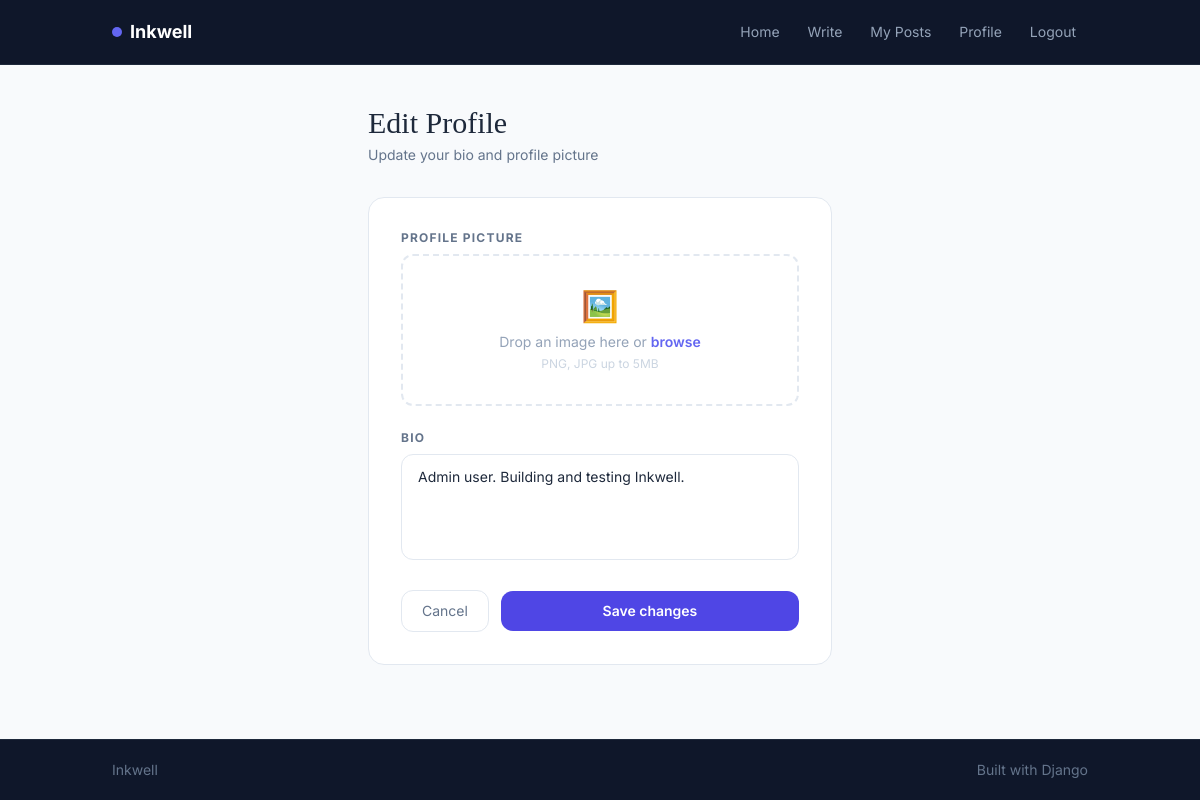
The page /profile/edit/ (signed in) on the database as committed earlier.
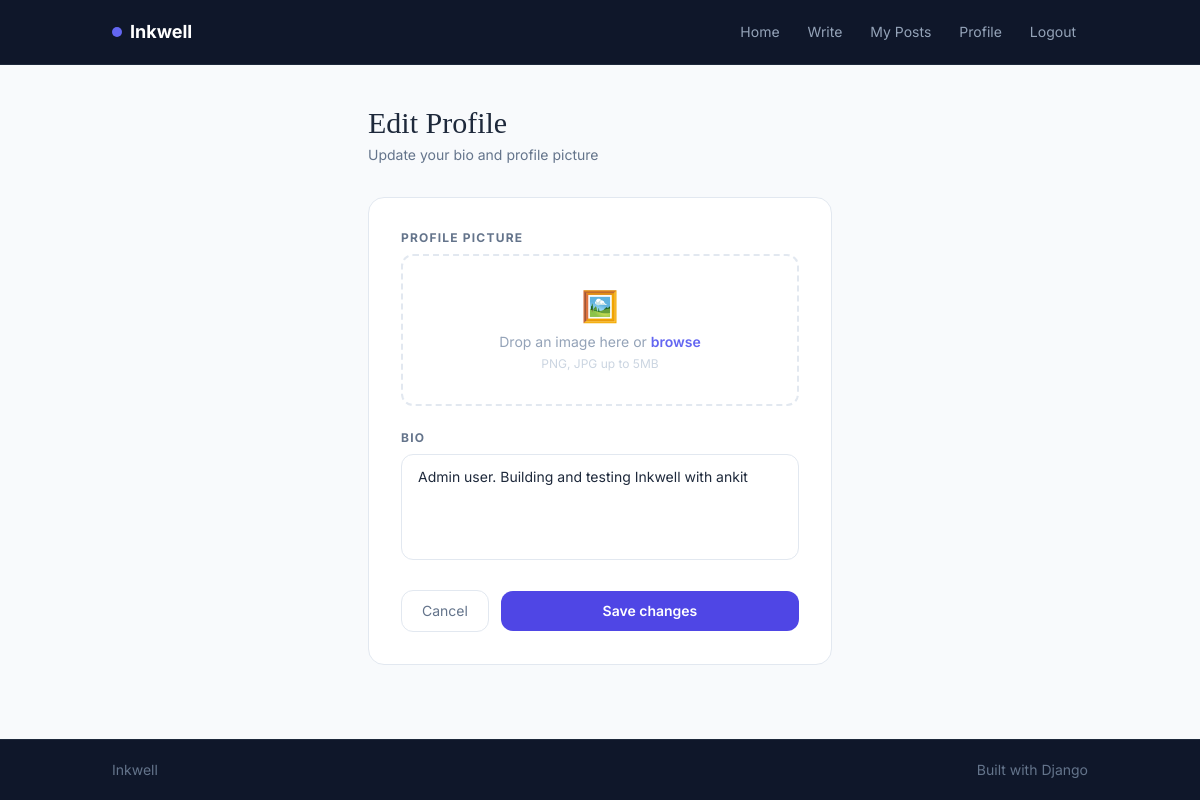
The same page on the database as committed later.
### blog/models.py (models this page shows, shortened)
class UserProfile(models.Model):
    user = models.OneToOneField(User, on_delete=models.CASCADE, related_name='profile')
    bio = models.TextField(blank=True)
    profile_picture = models.ImageField(upload_to='profiles/', blank=True, null=True)

### blog/views.py (the view)
# urls.py: path('profile/edit/', views.profile_edit, name='profile_edit'),
@login_required(login_url='login')
def profile_edit(request):
    profile, created = UserProfile.objects.get_or_create(user=request.user)
    form = UserProfileForm(instance=profile)
    if request.method == 'POST':
        form = UserProfileForm(request.POST, request.FILES, instance=profile)
        if form.is_valid():
            form.save()
            messages.success(request, 'Profile updated successfully!')
            return redirect('profile', username=request.user.username)
    return render(request, 'blog/profile_edit.html', {'form': form})

### blog/forms.py
class UserProfileForm(forms.ModelForm):
    class Meta:
        model = UserProfile
        fields = ['bio', 'profile_picture']

### blog/templates/blog/profile_edit.html (shortened to what this page needs)
{% extends 'blog/base.html' %}
{% block content %}
<div class="max-w-lg mx-auto px-6 py-10">
    <div class="mb-8">
        <h1 class="text-3xl text-slate-800 mb-1">Edit Profile</h1>
        <p class="text-slate-500 text-sm">Update your bio and profile picture</p>
    </div>
    <div class="bg-white border border-slate-200 rounded-2xl p-8">
        <form method="POST" enctype="multipart/form-data">
            <div class="mb-6">
                <label class="block text-xs font-bold text-slate-500 uppercase tracking-widest mb-2">
                    Profile Picture
                </label>
                <div class="border-2 border-dashed border-slate-200 rounded-xl p-8 text-center hover:border-indigo-400 hover:bg-indigo-50/30 transition-all cursor-pointer"
                     onclick="document.getElementById('picture-input').click()">
                    <div class="text-3xl mb-2">🖼️</div>
                    <p class="text-sm text-slate-400">
                        Drop an image here or
                        <span class="text-indigo-500 font-semibold">browse</span>
                    </p>
                    <p class="text-xs text-slate-300 mt-1">PNG, JPG up to 5MB</p>
                </div>
            </div>
            <div class="mb-6">
                <label class="block text-xs font-bold text-slate-500 uppercase tracking-widest mb-2">
                    Bio
                </label>
                <textarea
                    name="bio"
                    rows="4"
                    placeholder="Tell readers a little about yourself..."
                    class="w-full px-4 py-3 rounded-xl border border-slate-200 bg-white text-sm text-slate-800 placeholder-slate-400 focus:outline-none focus:ring-2 focus:ring-indigo-500 focus:border-transparent transition-all resize-none">{{ form.bio.value|default:'' }}</textarea>
            </div>
            <div class="flex items-center gap-3">
                <a href="{% url 'profile' request.user.username %}"
                   class="px-5 py-2.5 rounded-xl border border-slate-200 bg-white text-sm text-slate-500 hover:border-slate-300 hover:text-slate-700 transition-all">
                    Cancel
                </a>
                <button
                    type="submit"
                    class="flex-1 bg-indigo-600 hover:bg-indigo-700 active:scale-95 text-white py-2.5 rounded-xl text-sm font-semibold transition-all">
                    Save changes
                </button>
            </div>
        </form>
    </div>
</div>
{% endblock %}

Rows that differ between the two databases and show on the page:
changed UserProfile: bio "Admin user. Building and testing Inkwell." → "Admin user. Building and testing Inkwell with ankit"
